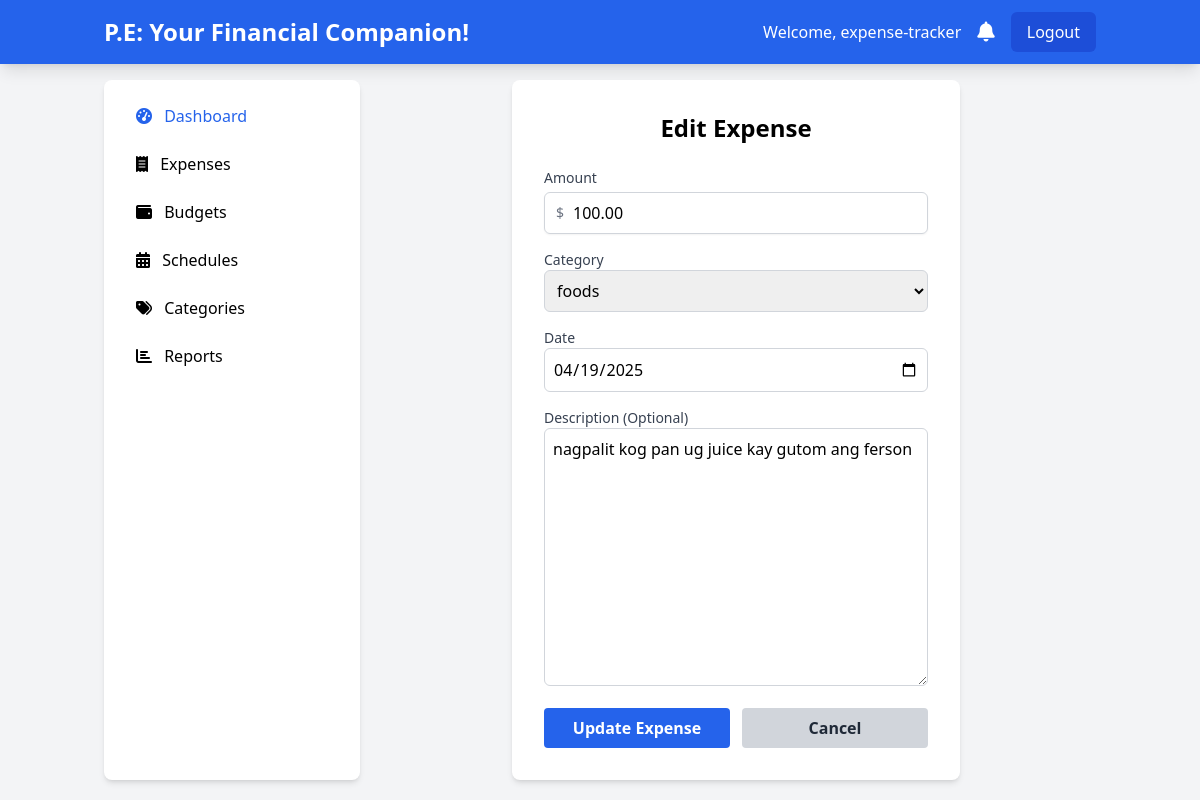
The page /expenses/edit/8/ (signed in) on the database its author committed.
### expenses/models.py (models this page shows, shortened)
class Expense(models.Model):
    user = models.ForeignKey(User, on_delete=models.CASCADE)
    amount = models.DecimalField(max_digits=10, decimal_places=2, validators=[MinValueValidator(0)])
    category = models.ForeignKey(Category, on_delete=models.SET_NULL, null=True, blank=True)
    date = models.DateField()
    description = models.TextField(blank=True)

### expenses/views.py (the view)
# urls.py: path('expenses/edit/<int:pk>/', views.edit_expense, name='edit_expense'),
@login_required
def edit_expense(request, pk):
    expense = get_object_or_404(Expense, pk=pk, user=request.user)
    if request.method == 'POST':
        form = ExpenseForm(request.POST, instance=expense)
        if form.is_valid():
            form.save()
            messages.success(request, 'Expense updated successfully!')
            return redirect('expenses_list')
    else:
        form = ExpenseForm(instance=expense)
    return render(request, 'expenses/edit_expense.html', {'form': form})

### expenses/forms.py
class ExpenseForm(forms.ModelForm):
    class Meta:
        model = Expense
        fields = ['amount', 'category', 'date', 'description']
        widgets = {
            'date': forms.DateInput(attrs={'type': 'date'}),
        }

### expenses/models.py (called while the page is built)
    def __str__(self):
        return self.name

### expenses/templates/expenses/edit_expense.html (shortened to what this page needs)
{% extends "expenses/base.html" %}
{% block content %}
<div class="max-w-md mx-auto bg-white p-8 rounded-lg shadow-md">
    <h2 class="text-2xl font-bold text-center mb-6">Edit Expense</h2>
    <form method="post" class="space-y-4">
        <div>
            <label for="id_amount" class="block text-sm font-medium text-gray-700">Amount</label>
            <div class="mt-1 relative rounded-md shadow-sm">
                <div class="absolute inset-y-0 left-0 pl-3 flex items-center pointer-events-none">
                    <span class="text-gray-500 sm:text-sm">$</span>
                </div>
                {{ form.amount }}
            </div>
        </div>
        <div>
            <label for="id_category" class="block text-sm font-medium text-gray-700">Category</label>
            {{ form.category }}
        </div>
        <div>
            <label for="id_date" class="block text-sm font-medium text-gray-700">Date</label>
            {{ form.date }}
        </div>
        <div>
            <label for="id_description" class="block text-sm font-medium text-gray-700">Description (Optional)</label>
            {{ form.description }}
        </div>
        <div class="flex space-x-3">
            <button type="submit" class="flex-1 bg-blue-600 hover:bg-blue-700 text-white font-bold py-2 px-4 rounded">
                Update Expense
            </button>
            <a href="{% url 'expenses_list' %}" class="flex-1 bg-gray-300 hover:bg-gray-400 text-gray-800 font-bold py-2 px-4 rounded text-center">
                Cancel
            </a>
        </div>
    </form>
</div>
{% endblock %}

### expenses/templates/expenses/base.html (shortened to what this page needs)
<!DOCTYPE html>
<html lang="en">
<head>
    <script src="https://cdn.tailwindcss.com"></script>
    <link href="https://cdnjs.cloudflare.com/ajax/libs/font-awesome/6.0.0-beta3/css/all.min.css" rel="stylesheet">
</head>
<body class="bg-gray-100">
    <nav class="bg-blue-600 text-white shadow-lg">
        <div class="container mx-auto px-4 py-3 flex justify-between items-center">
            {% if user.is_authenticated %}
            <a href="{% url 'dashboard' %}" class="text-2xl font-bold">P.E: Your Financial Companion!</a>
            {% endif %}
            {% if user.is_authenticated %}
            <div class="flex items-center space-x-4">
                <span class="hidden md:inline">Welcome, {{ user.username }}</span>
                <a href="{% url 'notifications_list' %}" class="relative">
                    <i class="fas fa-bell text-xl"></i>
                </a>
                <a href="{% url 'logout' %}" class="bg-blue-700 hover:bg-blue-800 px-4 py-2 rounded-md">Logout</a>
            </div>
            {% else %}
            <div>
                <a href="{% url 'login' %}" class="bg-blue-700 hover:bg-blue-800 px-4 py-2 rounded-md mr-2">Login</a>
                <a href="{% url 'register' %}" class="bg-green-600 hover:bg-green-700 px-4 py-2 rounded-md">Sign Up</a>
            </div>
            {% endif %}
        </div>
    </nav>
    {% if user.is_authenticated %}
    <div class="container mx-auto px-4 py-4 flex">
        <aside class="w-64 bg-white rounded-lg shadow-md p-4 mr-4 hidden md:block">
            <ul class="space-y-2">
                <li>
                    <a href="{% url 'dashboard' %}" class="block px-4 py-2 rounded hover:bg-blue-100 text-blue-600">
                        <i class="fas fa-tachometer-alt mr-2"></i> Dashboard
                    </a>
                </li>
                <li>
                    <a href="{% url 'expenses_list' %}" class="block px-4 py-2 rounded hover:bg-blue-100">
                        <i class="fas fa-receipt mr-2"></i> Expenses
                    </a>
                </li>
                <li>
                    <a href="{% url 'budgets_list' %}" class="block px-4 py-2 rounded hover:bg-blue-100">
                        <i class="fas fa-wallet mr-2"></i> Budgets
                    </a>
                </li>
                <li>
                    <a href="{% url 'schedules_list' %}" class="block px-4 py-2 rounded hover:bg-blue-100">
                        <i class="fas fa-calendar-alt mr-2"></i> Schedules
                    </a>
                </li>
                <li>
                    <a href="{% url 'categories_list' %}" class="block px-4 py-2 rounded hover:bg-blue-100">
                        <i class="fas fa-tags mr-2"></i> Categories
                    </a>
                </li>
                <li>
                    <a href="{% url 'reports' %}" class="block px-4 py-2 rounded hover:bg-blue-100">
                        <i class="fas fa-chart-bar mr-2"></i> Reports
                    </a>
                </li>
            </ul>
        </aside>
        {% endif %}
        <main class="flex-1">
            {% block content %}{% endblock %}
        </main>
    </div>
</body>
</html>

### expenses/templates/expenses/edit_expense.html (style rules this page uses)
#id_amount, #id_category, #id_date, #id_description { width: 100%; padding: 0.5rem; border: 1px solid #d1d5db; border-radius: 0.375rem; }
#id_amount { padding-left: 1.75rem; }

### rows shown on the page
Expense: amount "100.00", category "foods", date "04/19/2025", description "nagpalit kog pan ug juice kay gutom ang ferson"

### other values the page prints
{{ user.username }} "expense-tracker"
